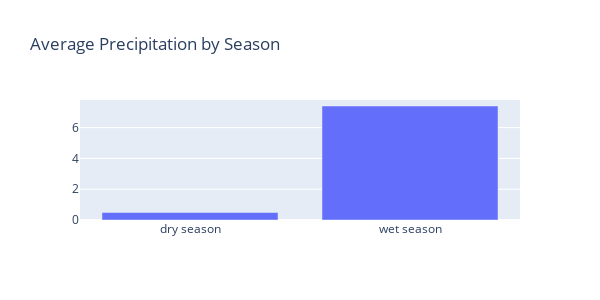

Write notebook code for a chart like this one.
### Code cell
# Average precipitation by season
fig = go.Figure(
    data=[go.Bar(x=seasonal_precip_sum .index, y=seasonal_precip_sum ['mean'])],
    layout_title_text="Average Precipitation by Season"
)
# Specify the figure size
fig.update_layout(
    autosize=False,
    width=600,
    height=300)

fig.show(renderer="vscode")

### Figure 1 — Plotly figure (JSON) as saved in the notebook; plotly's stock layout.template omitted (floating-point values rounded to 4 significant figures)
{"data": [{"type": "bar", "x": ["dry season", "wet season"], "y": [0.4847, 7.404]}], "layout": {"autosize": false, "height": 300, "title": {"text": "Average Precipitation by Season"}, "width": 600}}
